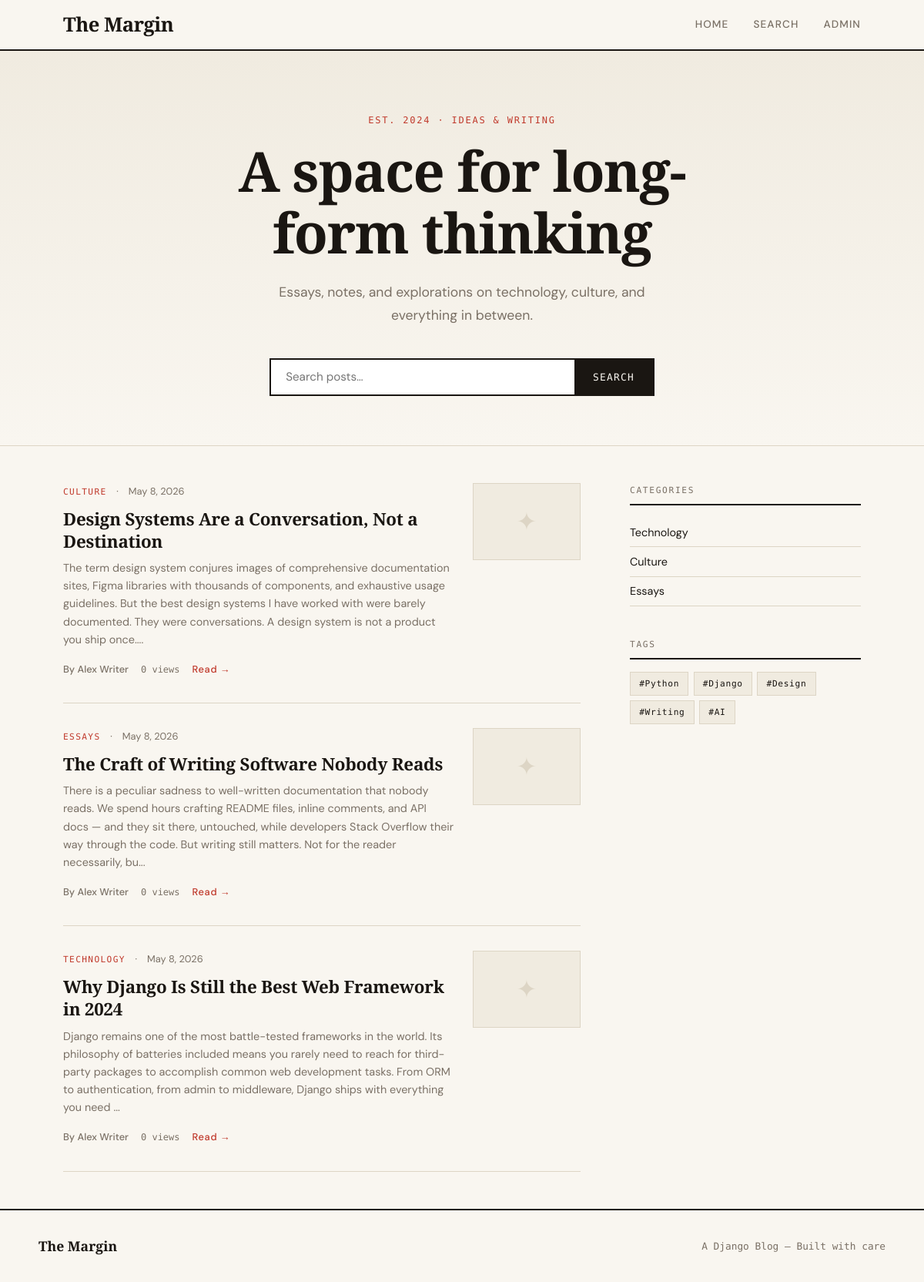
The page / on the database its author committed.
### blog/models.py (models this page shows, shortened)
class Post(models.Model):
    STATUS_DRAFT = 'draft'
    STATUS_PUBLISHED = 'published'
    STATUS_CHOICES = [
        (STATUS_DRAFT, 'Draft'),
        (STATUS_PUBLISHED, 'Published'),
    ]
    title = models.CharField(max_length=250)
    slug = models.SlugField(unique_for_date='published_at')
    author = models.ForeignKey(User, on_delete=models.CASCADE, related_name='posts')
    body = models.TextField()
    excerpt = models.TextField(max_length=500, blank=True)
    cover_image = models.ImageField(upload_to='posts/%Y/%m/', blank=True, null=True)
    category = models.ForeignKey(Category, on_delete=models.SET_NULL, null=True, blank=True, related_name='posts')
    tags = models.ManyToManyField(Tag, blank=True, related_name='posts')
    status = models.CharField(max_length=10, choices=STATUS_CHOICES, default=STATUS_DRAFT)
    created_at = models.DateTimeField(auto_now_add=True)
    updated_at = models.DateTimeField(auto_now=True)
    published_at = models.DateTimeField(null=True, blank=True)
    views = models.PositiveIntegerField(default=0)
    class Meta:
        ordering = ['-published_at']
    def get_absolute_url(self):
        return reverse('blog:post_detail', kwargs={'slug': self.slug})

class Category(models.Model):
    name = models.CharField(max_length=100)
    slug = models.SlugField(unique=True)
    description = models.TextField(blank=True)
    class Meta:
        verbose_name_plural = "categories"
    def get_absolute_url(self):
        return reverse('blog:category', kwargs={'slug': self.slug})

class Tag(models.Model):
    name = models.CharField(max_length=50)
    slug = models.SlugField(unique=True)

### blog/views.py (the view)
# urls.py: path('', views.post_list, name='post_list'),
def post_list(request):
    posts = Post.objects.filter(status='published').select_related('author', 'category')
    categories = Category.objects.all()
    tags = Tag.objects.all()
    paginator = Paginator(posts, 6)
    page = request.GET.get('page')
    posts = paginator.get_page(page)
    return render(request, 'blog/post_list.html', {
        'posts': posts,
        'categories': categories,
        'tags': tags,
    })

### templates/blog/post_list.html (shortened to what this page needs)
{% extends 'base.html' %}
{% block content %}
<div class="hero">
  <div class="hero-label">Est. 2024 · Ideas & Writing</div>
  <h1>A space for long-form thinking</h1>
  <p>Essays, notes, and explorations on technology, culture, and everything in between.</p>
  <div class="search-bar">
    <form class="search-form" action="{% url 'blog:search' %}" method="get">
      <input type="text" name="q" placeholder="Search posts…" autocomplete="off">
      <button type="submit">Search</button>
    </form>
  </div>
</div>
<div class="layout">
  <div>
    {% if posts %}
    <div class="posts-grid">
      {% for post in posts %}
      <article class="post-card">
        <div>
          <div class="post-meta-top">
            {% if post.category %}
            <a href="{{ post.category.get_absolute_url }}" class="post-category">{{ post.category.name }}</a>
            <span class="post-date">·</span>
            {% endif %}
            <span class="post-date">{{ post.published_at|date:"N j, Y" }}</span>
          </div>
          <h2 class="post-title">
            <a href="{{ post.get_absolute_url }}">{{ post.title }}</a>
          </h2>
          <p class="post-excerpt">{{ post.excerpt }}</p>
          <div class="post-footer">
            <span class="post-author">By {{ post.author.get_full_name|default:post.author.username }}</span>
            <span class="post-views">{{ post.views }} views</span>
            <a href="{{ post.get_absolute_url }}" class="read-more">Read →</a>
          </div>
        </div>
        {% if post.cover_image %}
        <img src="{{ post.cover_image.url }}" alt="{{ post.title }}" class="post-thumb">
        {% else %}
        <div class="post-thumb-placeholder">✦</div>
        {% endif %}
      </article>
      {% endfor %}
    </div>
    {% else %}
    <div class="empty-state">
      <h2>Nothing here yet</h2>
      <p>Check back soon — or add posts through the <a href="/admin/" style="color:var(--rust)">admin panel</a>.</p>
    </div>
    {% endif %}
  </div>
  <aside class="sidebar">
    {% if categories %}
    <div class="sidebar-widget">
      <div class="widget-title">Categories</div>
      <ul class="category-list">
        {% for cat in categories %}
        <li><a href="{{ cat.get_absolute_url }}">{{ cat.name }}</a></li>
        {% endfor %}
      </ul>
    </div>
    {% endif %}
    {% if tags %}
    <div class="sidebar-widget">
      <div class="widget-title">Tags</div>
      <div class="tag-cloud">
        {% for tag in tags %}
        <a href="{% url 'blog:tag' tag.slug %}" class="tag">#{{ tag.name }}</a>
        {% endfor %}
      </div>
    </div>
    {% endif %}
  </aside>
</div>
{% endblock %}

### templates/base.html (shortened to what this page needs)
{% load static %}
<!DOCTYPE html>
<html lang="en">
<head>
  <link rel="stylesheet" href="{% static 'css/style.css' %}">
</head>
<body>
  <nav class="navbar">
    <div class="nav-inner">
      <a href="{% url 'blog:post_list' %}" class="nav-brand">The Margin</a>
      <div class="nav-links">
        <a href="{% url 'blog:post_list' %}">Home</a>
        <a href="{% url 'blog:search' %}">Search</a>
        <a href="/admin/">Admin</a>
      </div>
    </div>
  </nav>
  <main>{% block content %}{% endblock %}</main>
  <footer>
    <div class="footer-inner">
      <span class="footer-brand">The Margin</span>
      <span class="footer-copy">A Django Blog — Built with care</span>
    </div>
  </footer>
</body>
</html>

### rows shown on the page
Post: category.name "CULTURE", published_at "May 8, 2026", title "Design Systems Are a Conversation, Not a Destination", excerpt "The term design system conjures images of comprehensive documentation sites, Figma libraries with thousands of components, and exhaustive usage guidelines. But the best design systems I have worked with were barely documented. They were conversations. A design system is not a product you ship once....", author.get_full_name "Alex Writer", views "0"
Post: category.name "ESSAYS", published_at "May 8, 2026", title "The Craft of Writing Software Nobody Reads", excerpt "There is a peculiar sadness to well-written documentation that nobody reads. We spend hours crafting README files, inline comments, and API docs — and they sit there, untouched, while developers Stack Overflow their way through the code. But writing still matters. Not for the reader necessarily, bu...", author.get_full_name "Alex Writer", views "0"
Post: category.name "TECHNOLOGY", published_at "May 8, 2026", title "Why Django Is Still the Best Web Framework in 2024", excerpt "Django remains one of the most battle-tested frameworks in the world. Its philosophy of batteries included means you rarely need to reach for third-party packages to accomplish common web development tasks. From ORM to authentication, from admin to middleware, Django ships with everything you need ...", author.get_full_name "Alex Writer", views "0"
Category: name "Technology"
Category: name "Culture"
Category: name "Essays"
Tag: name "Python"
Tag: name "Django"
Tag: name "Design"
Tag: name "Writing"
Tag: name "AI"
